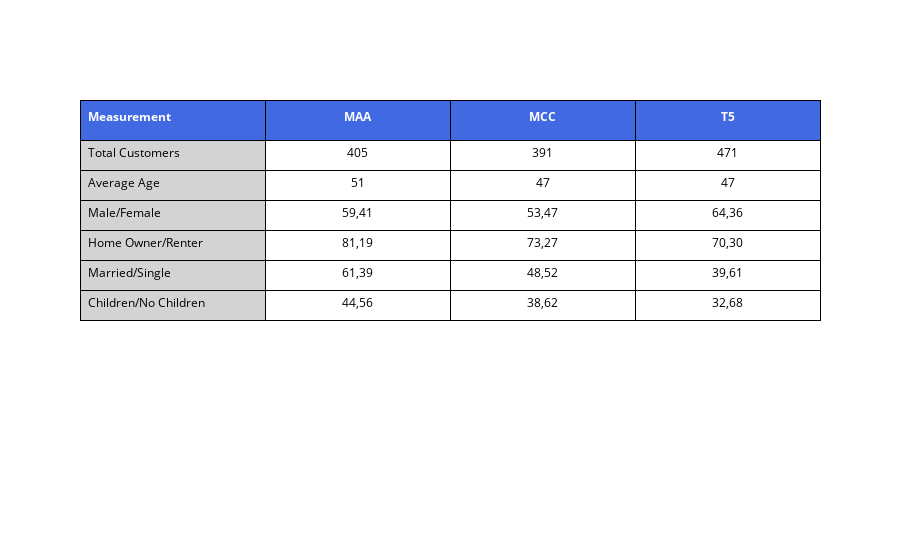
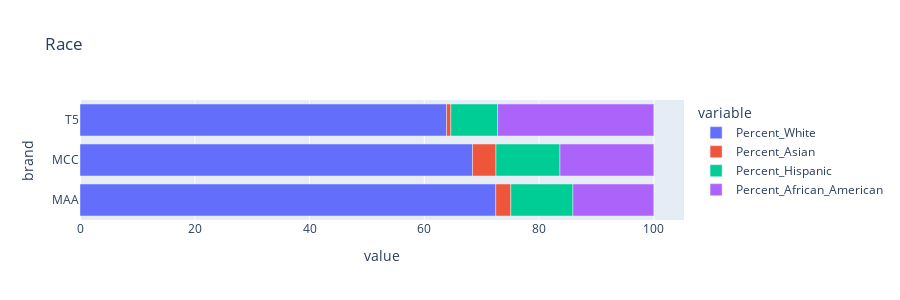
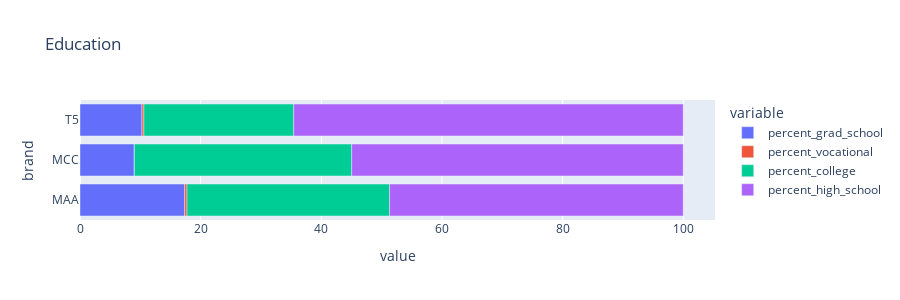
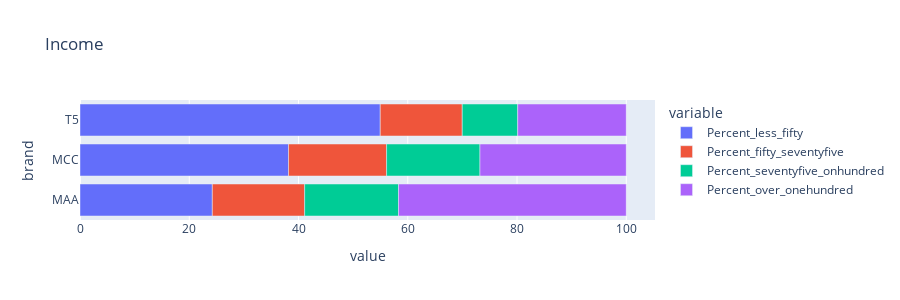

Source (notebook cell) for these figures, in order:
### Markdown cell above
MAA Profile: White, Male, Homeowner, <b>Married</b>, <b>Kids</b> & No Kids<br>
MCC Profile: White, Male & <b>Female</b>, Homeowner, <b>Married & Single</b>, No Kids<br>
T5 Profile: White, Male, Homeowner, <b>Single</b>, No Kids
<br>
<br>
<b>Overall Profile: White, Male, Homeowner, High School Grad, Married or Single, No Kids</b>

### Code cell
import plotly.graph_objects as go

values = [['Total Customers', 'Average Age', 'Male/Female', 
           'Home Owner/Renter', "Married/Single", 'Children/No Children'], #1st col
[
    [df['customers'][0]], 
    [df['avg_age'][0]], 
    [df['Percent_Male'][0], df['Percent_Female'][0]], 
    [df['Percent_Home_Owner'][0], df['Percent_Renter'][0]], 
    [df['Percent_married'][0], df['Percent_single'][0]], 
    [df['Percent_children'][0], df['Percent_no_children'][0]]
],
[
    [df['customers'][1]], 
    [df['avg_age'][1]],  
    [df['Percent_Male'][1], df['Percent_Female'][1]], 
    [df['Percent_Home_Owner'][1], df['Percent_Renter'][1]], 
    [df['Percent_married'][1], df['Percent_single'][1]], 
    [df['Percent_children'][1], df['Percent_no_children'][1]]
],             
[
    [df['customers'][2]], 
    [df['avg_age'][2]],  
    [df['Percent_Male'][2], df['Percent_Female'][2]], 
    [df['Percent_Home_Owner'][2], df['Percent_Renter'][2]], 
    [df['Percent_married'][2], df['Percent_single'][2]], 
    [df['Percent_children'][2], df['Percent_no_children'][2]]
],                 
]
         


fig = go.Figure(data=[go.Table(
  columnorder = [1,2,3,4],
    
  header = dict(
    values = [['<b>Measurement</b>'], ['<b>MAA</b>'], ['<b>MCC</b>'], ['<b>T5</b>']],
    line_color='black',
    fill_color='royalblue',
    align=['left','center'],
    font=dict(color='white', size=12),
    height=40
  ),
    
  cells=dict(
    values=values,
    line_color='black',
    fill=dict(color=['lightgrey', 'white']),
    align=['left', 'center'],
    font=dict(color=['black', 'black']),
    font_size=12,
    height=30)
    )
])
fig.show()

fig = px.bar(df, x=['Percent_White', 'Percent_Asian', 'Percent_Hispanic',
       'Percent_African_American'], y='brand', title="Race", height=300)
fig.show()

fig = px.bar(df, x=['percent_grad_school',
       'percent_vocational', 'percent_college', 'percent_high_school'], y='brand', title="Education", height=300)
fig.show()

fig = px.bar(df, x=['Percent_less_fifty', 'Percent_fifty_seventyfive',
       'Percent_seventyfive_onhundred', 'Percent_over_onehundred',], 
             y='brand', title="Income", height=300)
fig.show()

### Figure 1 — Plotly figure (JSON) as saved in the notebook; plotly's stock layout.template omitted (floating-point values rounded to 4 significant figures)
{"data": [{"cells": {"align": ["left", "center"], "fill": {"color": ["lightgrey", "white"]}, "font": {"color": ["black", "black"], "size": 12}, "height": 30, "line": {"color": "black"}, "values": [["Total Customers", "Average Age", "Male/Female", "Home Owner/Renter", "Married/Single", "Children/No Children"], [[405], [51], [59, 41], [81, 19], [61, 39], [44, 56]], [[391], [47], [53, 47], [73, 27], [48, 52], [38, 62]], [[471], [47], [64, 36], [70, 30], [39, 61], [32, 68]]]}, "columnorder": [1, 2, 3, 4], "header": {"align": ["left", "center"], "fill": {"color": "royalblue"}, "font": {"color": "white", "size": 12}, "height": 40, "line": {"color": "black"}, "values": [["<b>Measurement</b>"], ["<b>MAA</b>"], ["<b>MCC</b>"], ["<b>T5</b>"]]}, "type": "table"}], "layout": {}}

### Figure 2 — Plotly figure (JSON) as saved in the notebook; plotly's stock layout.template omitted (floating-point values rounded to 4 significant figures)
{"data": [{"alignmentgroup": "True", "hovertemplate": "variable=Percent_White<br>value=%{x}<br>brand=%{y}<extra></extra>", "legendgroup": "Percent_White", "marker": {"color": "#636efa"}, "name": "Percent_White", "offsetgroup": "Percent_White", "orientation": "h", "showlegend": true, "textposition": "auto", "type": "bar", "x": [72.46, 68.4, 63.87], "xaxis": "x", "y": ["MAA", "MCC", "T5"], "yaxis": "y"}, {"alignmentgroup": "True", "hovertemplate": "variable=Percent_Asian<br>value=%{x}<br>brand=%{y}<extra></extra>", "legendgroup": "Percent_Asian", "marker": {"color": "#EF553B"}, "name": "Percent_Asian", "offsetgroup": "Percent_Asian", "orientation": "h", "showlegend": true, "textposition": "auto", "type": "bar", "x": [2.623, 4.089, 0.7634], "xaxis": "x", "y": ["MAA", "MCC", "T5"], "yaxis": "y"}, {"alignmentgroup": "True", "hovertemplate": "variable=Percent_Hispanic<br>value=%{x}<br>brand=%{y}<extra></extra>", "legendgroup": "Percent_Hispanic", "marker": {"color": "#00cc96"}, "name": "Percent_Hispanic", "offsetgroup": "Percent_Hispanic", "orientation": "h", "showlegend": true, "textposition": "auto", "type": "bar", "x": [10.82, 11.15, 8.142], "xaxis": "x", "y": ["MAA", "MCC", "T5"], "yaxis": "y"}, {"alignmentgroup": "True", "hovertemplate": "variable=Percent_African_American<br>value=%{x}<br>brand=%{y}<extra></extra>", "legendgroup": "Percent_African_American", "marker": {"color": "#ab63fa"}, "name": "Percent_African_American", "offsetgroup": "Percent_African_American", "orientation": "h", "showlegend": true, "textposition": "auto", "type": "bar", "x": [14.1, 16.36, 27.23], "xaxis": "x", "y": ["MAA", "MCC", "T5"], "yaxis": "y"}], "layout": {"barmode": "relative", "height": 300, "legend": {"title": {"text": "variable"}, "tracegroupgap": 0}, "title": {"text": "Race"}, "xaxis": {"anchor": "y", "domain": [0, 1], "title": {"text": "value"}}, "yaxis": {"anchor": "x", "domain": [0, 1], "title": {"text": "brand"}}}}

### Figure 3 — Plotly figure (JSON) as saved in the notebook; plotly's stock layout.template omitted (floating-point values rounded to 4 significant figures)
{"data": [{"alignmentgroup": "True", "hovertemplate": "variable=percent_grad_school<br>value=%{x}<br>brand=%{y}<extra></extra>", "legendgroup": "percent_grad_school", "marker": {"color": "#636efa"}, "name": "percent_grad_school", "offsetgroup": "percent_grad_school", "orientation": "h", "showlegend": true, "textposition": "auto", "type": "bar", "x": [17.36, 9.009, 10.26], "xaxis": "x", "y": ["MAA", "MCC", "T5"], "yaxis": "y"}, {"alignmentgroup": "True", "hovertemplate": "variable=percent_vocational<br>value=%{x}<br>brand=%{y}<extra></extra>", "legendgroup": "percent_vocational", "marker": {"color": "#EF553B"}, "name": "percent_vocational", "offsetgroup": "percent_vocational", "orientation": "h", "showlegend": true, "textposition": "auto", "type": "bar", "x": [0.3774, 0, 0.3311], "xaxis": "x", "y": ["MAA", "MCC", "T5"], "yaxis": "y"}, {"alignmentgroup": "True", "hovertemplate": "variable=percent_college<br>value=%{x}<br>brand=%{y}<extra></extra>", "legendgroup": "percent_college", "marker": {"color": "#00cc96"}, "name": "percent_college", "offsetgroup": "percent_college", "orientation": "h", "showlegend": true, "textposition": "auto", "type": "bar", "x": [33.58, 36.04, 24.83], "xaxis": "x", "y": ["MAA", "MCC", "T5"], "yaxis": "y"}, {"alignmentgroup": "True", "hovertemplate": "variable=percent_high_school<br>value=%{x}<br>brand=%{y}<extra></extra>", "legendgroup": "percent_high_school", "marker": {"color": "#ab63fa"}, "name": "percent_high_school", "offsetgroup": "percent_high_school", "orientation": "h", "showlegend": true, "textposition": "auto", "type": "bar", "x": [48.68, 54.95, 64.57], "xaxis": "x", "y": ["MAA", "MCC", "T5"], "yaxis": "y"}], "layout": {"barmode": "relative", "height": 300, "legend": {"title": {"text": "variable"}, "tracegroupgap": 0}, "title": {"text": "Education"}, "xaxis": {"anchor": "y", "domain": [0, 1], "title": {"text": "value"}}, "yaxis": {"anchor": "x", "domain": [0, 1], "title": {"text": "brand"}}}}

### Figure 4 — Plotly figure (JSON) as saved in the notebook; plotly's stock layout.template omitted (floating-point values rounded to 4 significant figures)
{"data": [{"alignmentgroup": "True", "hovertemplate": "variable=Percent_less_fifty<br>value=%{x}<br>brand=%{y}<extra></extra>", "legendgroup": "Percent_less_fifty", "marker": {"color": "#636efa"}, "name": "Percent_less_fifty", "offsetgroup": "Percent_less_fifty", "orientation": "h", "showlegend": true, "textposition": "auto", "type": "bar", "x": [24.23, 38.18, 54.97], "xaxis": "x", "y": ["MAA", "MCC", "T5"], "yaxis": "y"}, {"alignmentgroup": "True", "hovertemplate": "variable=Percent_fifty_seventyfive<br>value=%{x}<br>brand=%{y}<extra></extra>", "legendgroup": "Percent_fifty_seventyfive", "marker": {"color": "#EF553B"}, "name": "Percent_fifty_seventyfive", "offsetgroup": "Percent_fifty_seventyfive", "orientation": "h", "showlegend": true, "textposition": "auto", "type": "bar", "x": [16.9, 17.95, 15.01], "xaxis": "x", "y": ["MAA", "MCC", "T5"], "yaxis": "y"}, {"alignmentgroup": "True", "hovertemplate": "variable=Percent_seventyfive_onhundred<br>value=%{x}<br>brand=%{y}<extra></extra>", "legendgroup": "Percent_seventyfive_onhundred", "marker": {"color": "#00cc96"}, "name": "Percent_seventyfive_onhundred", "offsetgroup": "Percent_seventyfive_onhundred", "orientation": "h", "showlegend": true, "textposition": "auto", "type": "bar", "x": [17.18, 17.09, 10.15], "xaxis": "x", "y": ["MAA", "MCC", "T5"], "yaxis": "y"}, {"alignmentgroup": "True", "hovertemplate": "variable=Percent_over_onehundred<br>value=%{x}<br>brand=%{y}<extra></extra>", "legendgroup": "Percent_over_onehundred", "marker": {"color": "#ab63fa"}, "name": "Percent_over_onehundred", "offsetgroup": "Percent_over_onehundred", "orientation": "h", "showlegend": true, "textposition": "auto", "type": "bar", "x": [41.69, 26.78, 19.87], "xaxis": "x", "y": ["MAA", "MCC", "T5"], "yaxis": "y"}], "layout": {"barmode": "relative", "height": 300, "legend": {"title": {"text": "variable"}, "tracegroupgap": 0}, "title": {"text": "Income"}, "xaxis": {"anchor": "y", "domain": [0, 1], "title": {"text": "value"}}, "yaxis": {"anchor": "x", "domain": [0, 1], "title": {"text": "brand"}}}}
